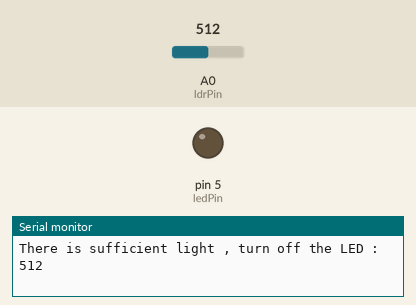
Simulated run of this sketch. Board: Arduino Uno, built with avr-gcc and run on an emulated ATmega328P. On the bench: output pins drawn as LEDs (lit = HIGH), the last lines printed to the serial monitor. The inputs (shaded band) are chosen by the test bench; at power-on: A0 (ldrPin) = 512.

Above: at 1.2 s.
1.3 s: A0 (ldrPin) set to 216
4.3 s: A0 (ldrPin) set to 185
At 4.6 s:
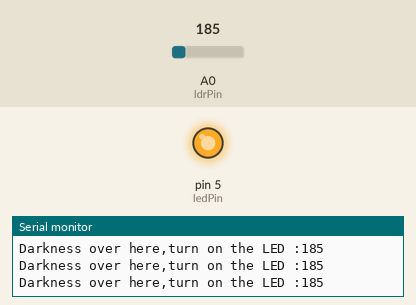
Timing chart, 0 to 7.3 s (numbered marks = the images above; inputs shaded):
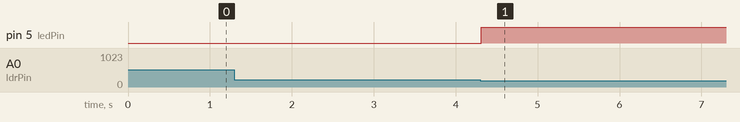

Measured:
- the behaviour switches between 201 and 200 on A0 (ldrPin) (found by bisection; images 0 and 1)
- after the input at 4.3 s, pin 5 (ledPin): LOW → HIGH at once

The sketch:

LDR_Sensor_Code.ino
```cpp
// Interfacing Arduino uno with LDR sensor
const int ledPin = 5; // digital pin 5
const int ldrPin = A0; // analog pin 0

void setup() { // The setup() function will only run once, after each powerup or reset of the Arduino board.
  Serial.begin(9600);
  pinMode(ledPin, OUTPUT); // Here LED is determined as an output or an indicator.
  pinMode(ldrPin, INPUT); // Here LDR sensor is determined as input.
}

void loop() { // Void loop is ran again and again and contains main code.
  int ldrStatus = analogRead(ldrPin);
  if (ldrStatus <= 200) {digitalWrite(ledPin, HIGH); // If LDR senses darkness led pin high that means led will glow.
    Serial.print("Darkness over here,turn on the LED :");
    Serial.println(ldrStatus);
  } else {
    digitalWrite(ledPin, LOW); // If LDR senses light led pin low that means led will stop glowing.
    Serial.print("There is sufficient light , turn off the LED : ");
    Serial.println(ldrStatus);
  }
}
```
